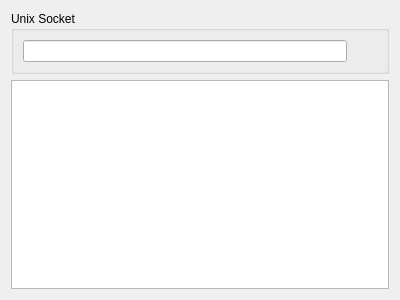
<?xml version="1.0" encoding="UTF-8"?>
<ui version="4.0">
 <class>PipeClientWidget</class>
 <widget class="QWidget" name="PipeClientWidget">
  <property name="geometry">
   <rect>
    <x>0</x>
    <y>0</y>
    <width>400</width>
    <height>300</height>
   </rect>
  </property>
  <property name="windowTitle">
   <string>Form</string>
  </property>
  <layout class="QVBoxLayout" name="verticalLayout">
   <item>
    <widget class="QGroupBox" name="groupBox">
     <property name="title">
      <string>Unix Socket</string>
     </property>
     <layout class="QHBoxLayout" name="horizontalLayout">
      <item>
       <widget class="QLineEdit" name="nameLineEdit"/>
      </item>
      <item>
       <widget class="QPushButton" name="refreshPushButton">
        <property name="maximumSize">
         <size>
          <width>24</width>
          <height>16777215</height>
         </size>
        </property>
        <property name="statusTip">
         <string>Refresh Named Pipe list</string>
        </property>
        <property name="text">
         <string/>
        </property>
        <property name="icon">
         <iconset resource="../../gui_res.qrc">
          <normaloff>:/Images/icons/view-refresh.png</normaloff>:/Images/icons/view-refresh.png</iconset>
        </property>
        <property name="flat">
         <bool>true</bool>
        </property>
       </widget>
      </item>
     </layout>
    </widget>
   </item>
   <item>
    <widget class="QTableView" name="pipeTableView"/>
   </item>
  </layout>
 </widget>
 <resources>
  <include location="../../gui_res.qrc"/>
 </resources>
 <connections/>
</ui>
